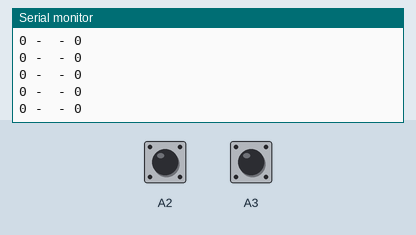
This sketch was run on a simulated Arduino Uno, built with avr-gcc and run on an emulated ATmega328P. Shown: the last lines printed to the serial monitor. The test bench sets the inputs (shaded band); at power-on: A2 LOW, A3 LOW.

Above: at 1.2 s.
1.3 s: A2 driven HIGH
At 1.9 s:
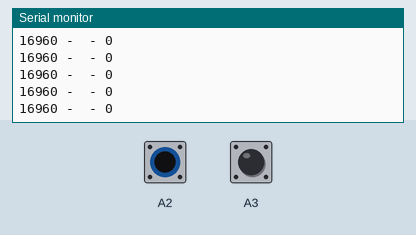
4.3 s: A3 driven HIGH
At 5.0 s:
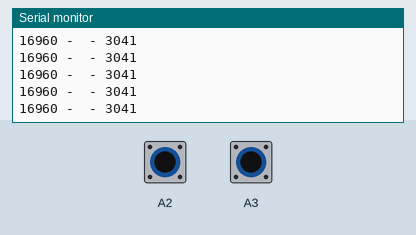
5.8 s: A2 pulsed LOW 2 times (0.12 s each, 0.3 s apart)
At 6.9 s:
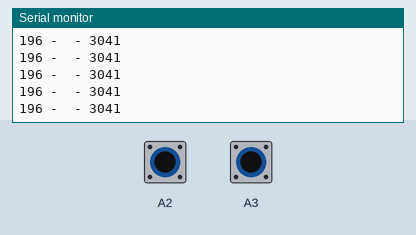
9.4 s: A3 pulsed LOW 2 times (0.12 s each, 0.3 s apart)
At 10.3 s:
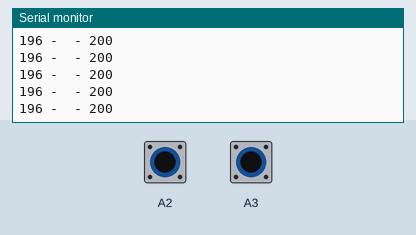
Timing chart, 0 to 12.4 s (numbered marks = the images above; inputs shaded):
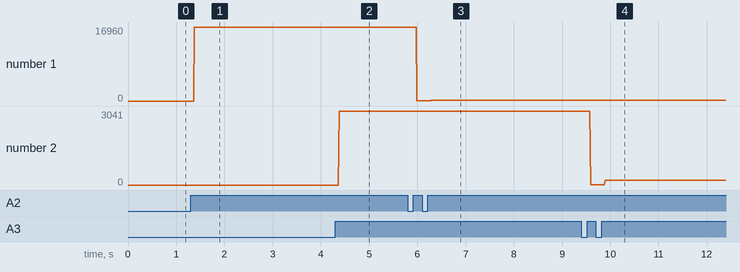

Measured:
- after the input at 1.3 s, the serial monitor: prints a new line after 0.08 s (image 1)
- after the input at 4.3 s, the serial monitor: prints a new line after 0.08 s (image 2)
- after the input at 5.8 s, the serial monitor: prints a new line after 0.19 s (image 3)
- after the input at 9.4 s, the serial monitor: prints a new line after 0.19 s (image 4)
- plotted number 1: 0 → 16960 after the input at 1.3 s, 16960 → 196 after the input at 5.8 s
- plotted number 2: 0 → 3041 after the input at 4.3 s, 3041 → 200 after the input at 9.4 s

The sketch:

RPM.ino
```cpp
#include "Syergie.h"
Proximity speed_1;
Proximity speed_2;

int rpm_1,rpm_2;

void setup()
{
  speed_1.pinRPM(A2);
  speed_2.pinRPM(A3);
  Serial.begin(9600);
}

void loop()
{
  rpm_1 = speed_1.calcRPM();
  rpm_2 = speed_2.calcRPM();
  Serial.print(rpm_1);
  Serial.print(" -\t- ");
  Serial.println(rpm_2);
}
```

Syergie.cpp
```cpp
#include "Syergie.h"

#include "Arduino.h"

//--------------------------------------------------------------------------------------
// Sets the pins to be used for current sensors
//--------------------------------------------------------------------------------------
void Proximity::pinRPM(unsigned int _inPinPro)
{
  inPinPro = _inPinPro;
  prevmillis = 0;
  prevstate = HIGH;
  fanoff = true;
}

//--------------------------------------------------------------------------------------
int Proximity::calcRPM()
{
  currentstate = digitalRead(inPinPro);
  if( prevstate != currentstate) // If there is change in input
   {
     if( currentstate == LOW ) // If input only changes from HIGH to LOW
       {
         duration = ( micros() - prevmillis ); // Time difference between revolution in microsecond
         prevmillis = micros(); // store time for nect revolution calculation
         fanoff = true;
       }
     else
      {
         rpm = (60000000/duration); // rpm = (1/ time millis)*1000*1000*60;
      }
   }
  prevstate = currentstate; // store this scan (prev scan) data for next scan

  if (((micros() - prevmillis) > 60000000) && (fanoff==true))
    {
      fanoff = false;
      rpm = 0;
    }

  return rpm;
}
```

Syergie.h
```cpp
#ifndef Syergie_h
#define Syergie_h

#include "Arduino.h"
#else
#include "WProgram.h"
#endif

class Proximity
{
  public:
    void pinRPM(unsigned int _inPinPro);

    int Proximity::calcRPM();

    //Useful value variables
    int rpm; // RPM value

  private:

    //Set Voltage and current input pins
    unsigned int inPinPro;

    //--------------------------------------------------------------------------------------
    // Variable declaration for calculation procedure
    //--------------------------------------------------------------------------------------
    unsigned long prevmillis; // To store time
	unsigned long duration; // To store time difference
	unsigned long refresh; // To store time for refresh of reading

	boolean currentstate; // Current state of Proximity input scan
	boolean prevstate; // State of Proximity sensor in previous scan
	boolean fanoff;

};
```
